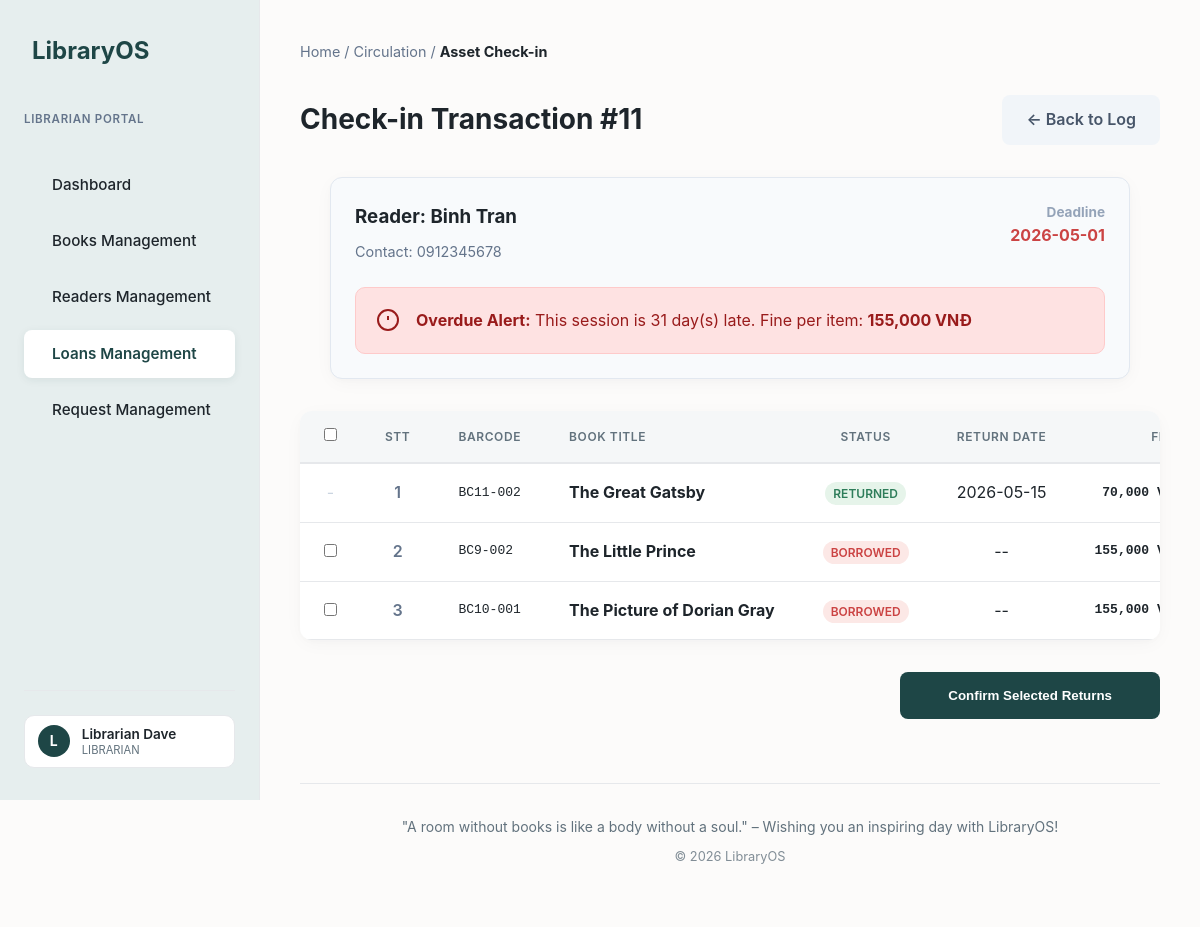
The page /loan/return.php?loan_id=11 (signed in) on the database its author committed.
### tables this page shows
CREATE TABLE loans (
    id          INT AUTO_INCREMENT PRIMARY KEY,
    reader_id   INT,
    borrow_date DATE DEFAULT (CURRENT_DATE),
    due_date    DATE NOT NULL,
    status      ENUM('pending', 'ongoing', 'partial', 'closed', 'rejected') DEFAULT 'pending',
    created_at  TIMESTAMP DEFAULT CURRENT_TIMESTAMP,
    FOREIGN KEY (reader_id) REFERENCES readers(id)
);

CREATE TABLE readers (
    id         INT AUTO_INCREMENT PRIMARY KEY,
    name       VARCHAR(150) NOT NULL,
    phone      VARCHAR(20)  UNIQUE,
    email      VARCHAR(100) UNIQUE,
    address    TEXT,
    dob        DATE,
    gender     ENUM('male', 'female', 'other') DEFAULT 'male',
    status     ENUM('active', 'inactive') DEFAULT 'active',
    account_id INT NULL DEFAULT NULL UNIQUE,
    created_at TIMESTAMP DEFAULT CURRENT_TIMESTAMP,
    FOREIGN KEY (account_id) REFERENCES accounts(id) ON DELETE SET NULL ON UPDATE CASCADE
);

CREATE TABLE settings (
    setting_key   VARCHAR(50)  PRIMARY KEY,
    setting_value VARCHAR(255) NOT NULL,
    description   TEXT
);

CREATE TABLE loan_details (
    id           INT AUTO_INCREMENT PRIMARY KEY,
    loan_id      INT,
    book_copy_id INT,
    return_date  DATE NULL,
    fine_amount  DECIMAL(10,2) DEFAULT 0,
    status       ENUM('pending', 'borrowed', 'returned', 'rejected') DEFAULT 'pending',
    FOREIGN KEY (loan_id)      REFERENCES loans(id)       ON DELETE CASCADE,
    FOREIGN KEY (book_copy_id) REFERENCES book_copies(id)
);

CREATE TABLE book_copies (
    id      INT AUTO_INCREMENT PRIMARY KEY,
    book_id INT,
    barcode VARCHAR(50) UNIQUE NOT NULL,
    status  ENUM('available', 'borrowed', 'reserved') DEFAULT 'available',
    FOREIGN KEY (book_id) REFERENCES books(id) ON DELETE CASCADE
);

CREATE TABLE books (
    id           INT AUTO_INCREMENT PRIMARY KEY,
    title        VARCHAR(255) NOT NULL,
    publisher_id INT,
    pub_year     INT,
    description  TEXT,
    cover_image  VARCHAR(255) DEFAULT NULL,
    FOREIGN KEY (publisher_id) REFERENCES publishers(id)
);

### loan/return.php (called while the page is built, shortened)
<?php
require_once '../env/config.php';
require_once '../system/sys_rules.php';
include '../inc/header.php';
$loan_id = isset($_GET['loan_id']) ? (int)$_GET['loan_id'] : 0;
$fine_rate = (int)get_setting('fine_per_day', 5000);
$current_date = date('Y-m-d');
$loan_query = "SELECT l.*, r.name as reader_name, r.phone FROM loans l JOIN readers r ON l.reader_id = r.id WHERE l.id = $loan_id";
$loan_res = mysqli_query($db_connect, $loan_query);
$loan_info = mysqli_fetch_assoc($loan_res);
$days_late_count = 0;
if ($current_date > $loan_info['due_date']) {
    $days_late_count = (strtotime($current_date) - strtotime($loan_info['due_date'])) / (60 * 60 * 24);
}
$calculated_fine = $days_late_count * $fine_rate;
$items_query = "SELECT d.*, bc.barcode, b.title FROM loan_details d JOIN book_copies bc ON d.book_copy_id = bc.id JOIN books b ON bc.book_id = b.id WHERE d.loan_id = $loan_id";
$items_recordset = mysqli_query($db_connect, $items_query);
include 'views/return_editor.php';
include '../inc/footer.php';

### system/sys_rules.php (called while the page is built, shortened)
<?php
function get_setting($key, $default = '') {
    global $db_connect;
    $safe_key = mysqli_real_escape_string($db_connect, $key);
    $query = mysqli_query($db_connect, "SELECT setting_value FROM settings WHERE setting_key = '$safe_key'");
    if ($row = mysqli_fetch_assoc($query)) return $row['setting_value'];
    return $default;
}

### loan/views/return_editor.php (the view, shortened to what this page needs)
<div class="breadcrumb" style="margin-bottom: 2rem; color: #64748b; font-size: 0.9rem;">
    Home / Circulation / <strong style="color: var(--text-color);">Asset Check-in</strong>
</div>
<div style="max-width: 1000px; margin: 0 auto;">
    <div style="display: flex; justify-content: space-between; align-items: center; margin-bottom: 2rem;">
        <h1 style="font-size: 1.75rem;">Check-in Transaction #<?php echo $loan_info['id']; ?></h1>
        <a href="loans.php" class="btn" style="background: #f1f5f9; color: #475569;">&larr; Back to Log</a>
    </div>
    <?php
    $has_active_items = false;
    mysqli_data_seek($items_recordset, 0);
    while ($chk = mysqli_fetch_assoc($items_recordset)) {
        if ($chk['status'] == 'borrowed') { $has_active_items = true; break; }
    }
    ?>
    <div class="form-card" style="margin-bottom: 2rem; background: #f8fafc; border: 1px solid #e2e8f0; padding: 1.5rem; border-radius: 12px;">
        <div style="display: flex; justify-content: space-between; align-items: flex-start;">
            <div>
                <h3 style="margin-bottom: 0.5rem;">Reader: <?php echo htmlspecialchars($loan_info['reader_name']); ?></h3>
                <p style="color: #64748b; font-size: 0.9rem;">Contact: <?php echo htmlspecialchars($loan_info['phone']); ?></p>
            </div>
            <div style="text-align: right;">
                <p style="font-size: 0.85rem; color: #94a3b8; font-weight: 700;">Deadline</p>
                <p style="font-weight: 700; color: <?php echo ($days_late_count > 0 && $has_active_items) ? 'var(--danger)' : 'inherit'; ?>;">
                    <?php echo $loan_info['due_date']; ?>
                </p>
            </div>
        </div>
        <?php if ($days_late_count > 0 && $has_active_items): ?>
            <div style="padding: 1.25rem; background: #fee2e2; color: #991b1b; border-radius: 10px; margin-top: 1.5rem; border: 1px solid #fecaca; display: flex; align-items: center; gap: 1rem;">
                <svg viewBox="0 0 24 24" width="24" height="24" stroke="currentColor" stroke-width="2" fill="none"><circle cx="12" cy="12" r="10"></circle><line x1="12" y1="8" x2="12" y2="12"></line><line x1="12" y1="16" x2="12.01" y2="16"></line></svg>
                <div>
                    <strong>Overdue Alert:</strong> This session is <?php echo $days_late_count; ?> day(s) late.
                    Fine per item: <strong><?php echo number_format($calculated_fine); ?> VNĐ</strong>
                </div>
            </div>
        <?php endif; ?>
    </div>
    <form action="" method="POST">
        <div class="table-container">
            <table class="datatable">
                <thead>
                    <tr>
                        <th width="40"><input type="checkbox" id="selectAllItems"></th>
                        <th width="40" style="text-align: center;">STT</th>
                        <th>Barcode</th>
                        <th style="text-align: left;">Book Title</th>
                        <th>Status</th>
                        <th>Return Date</th>
                        <th style="text-align: right;">Fine</th>
                    </tr>
                </thead>
                <tbody>
                    <?php
                    $has_active_items = false;
                    mysqli_data_seek($items_recordset, 0);
                    while ($row = mysqli_fetch_assoc($items_recordset)):
                    ?>
                        <tr>
                            <td align="center">
                                <?php if ($row['status'] == 'borrowed'): $has_active_items = true; ?>
                                    <input type="checkbox" name="return_details[]" class="item-checkbox" value="<?php echo $row['id']; ?>">
                                <?php else: ?>
                                    <span style="color: #cbd5e1;">-</span>
                                <?php endif; ?>
                            </td>
                            <?php static $stt = 1; ?>
                            <td align="center" style="font-weight: 600; color: #64748b;">
                                <?php echo $stt++; ?>
                            </td>
                            <td style="font-family: monospace;"><?php echo htmlspecialchars($row['barcode']); ?></td>
                            <td><strong><?php echo htmlspecialchars($row['title']); ?></strong></td>
                            <td align="center">
                                <span class="badge badge-<?php echo $row['status'] == 'returned' ? 'returned' : ($days_late_count > 0 ? 'overdue' : 'borrowing'); ?>">
                                    <?php echo strtoupper($row['status']); ?>
                                </span>
                            </td>
                            <td align="center"><?php echo $row['return_date'] ?: '--'; ?></td>
                            <td align="right" style="font-weight: 700; font-family: monospace;">
                                <?php echo number_format($row['status'] == 'returned' ? $row['fine_amount'] : ($row['status'] == 'borrowed' ? $calculated_fine : 0)); ?> VNĐ
                            </td>
                        </tr>
                    <?php endwhile; ?>
                </tbody>
            </table>
        </div>
        <?php if ($has_active_items): ?>
            <div style="margin-top: 2rem; text-align: right;">
                <button type="submit" class="btn btn-primary" style="padding: 1rem 3rem; font-weight: 700;">Confirm Selected Returns</button>
            </div>
        <?php endif; ?>
    </form>
</div>

### css/style.css (style rules this page uses)
:root { --primary-color: #1e4646; --primary-light: #e6eeee; --bg-color: #fcfbfa; --text-color: #1e252b; --text-muted: #62727d; --card-bg: #ffffff; --border-color: #e6e8eb; --danger: #cb4343; --success: #2e7d5a; }
* { margin: 0; padding: 0; box-sizing: border-box; }
body { font-family: 'Inter', system-ui, -apple-system, sans-serif; background-color: var(--bg-color); color: var(--text-color); line-height: 1.6; -webkit-font-smoothing: antialiased; }
.form-card { background: var(--card-bg); padding: 2.5rem; border-radius: 12px; box-shadow: 0 4px 20px -2px rgba(30, 37, 43, 0.04), 0 2px 6px -1px rgba(30, 37, 43, 0.02); max-width: 800px; margin: 0 auto; }
input, select, textarea { width: 100%; padding: 0.75rem; border: 1px solid var(--border-color); border-radius: 8px; font-size: 1rem; color: var(--text-color); transition: border-color 0.3s, box-shadow 0.3s; }
.btn { display: inline-block; padding: 0.75rem 1.5rem; border-radius: 8px; font-weight: 600; text-decoration: none; cursor: pointer; border: none; transition: opacity 0.3s, transform 0.1s; }
.btn-primary { background-color: var(--primary-color); color: white; }
.table-container { background: var(--card-bg); border-radius: 12px; overflow-x: auto; overflow-y: hidden; box-shadow: 0 4px 20px -2px rgba(30, 37, 43, 0.04), 0 2px 6px -1px rgba(30, 37, 43, 0.02); }
table { width: 100%; border-collapse: collapse; }
th { background-color: #f5f7f8; color: var(--text-muted); text-align: center; padding: 1rem; font-weight: 600; position: sticky; top: 0; z-index: 10; }
td { padding: 1rem; border-bottom: 1px solid var(--border-color); background-color: var(--card-bg); color: var(--text-color); }
.datatable, .datatable * { transition: none !important; transform: none !important; }
.badge { padding: 0.25rem 0.5rem; border-radius: 9999px; font-size: 0.75rem; font-weight: 600; }
.badge-returned { background: #e6f4ea; color: var(--success); }
.badge-overdue { background: #fce8e6; color: var(--danger); }
.datatable { width: 100%; border-collapse: separate; border-spacing: 0; }
.datatable th { background: #f5f7f8; color: var(--text-muted); font-weight: 600; text-transform: uppercase; font-size: 0.75rem; letter-spacing: 0.05em; padding: 1rem 1.5rem; border-bottom: 2px solid var(--border-color); white-space: nowrap; }
.datatable td { padding: 1rem 1.5rem; border-bottom: 1px solid var(--border-color); vertical-align: middle; white-space: nowrap; }
.datatable tbody tr { transition: background-color 0.2s ease; }
body { display: flex; min-height: 100vh; }
:root { --shopee-orange: #ee4d2d; }

### rows shown on the page
loans: id "11", reader.name "Binh Tran", reader.phone "0912345678", due_date "2026-05-01", due_date "31", due_date.setting_value "155,000"
loan_details: book_copy.barcode "BC11-002", books.title "The Great Gatsby", status "RETURNED", return_date "2026-05-15", status+fine_amount "70,000"
loan_details: book_copy.barcode "BC9-002", books.title "The Little Prince", status "BORROWED", return_date "--", status.setting_value "155,000"
loan_details: book_copy.barcode "BC10-001", books.title "The Picture of Dorian Gray", status "BORROWED", return_date "--", status.setting_value "155,000"

### other values the page prints
substr($_SESSION['full_name'], 0, 1) "L"
$_SESSION['full_name'] "Librarian Dave"
$_SESSION['role_name'] "LIBRARIAN"
